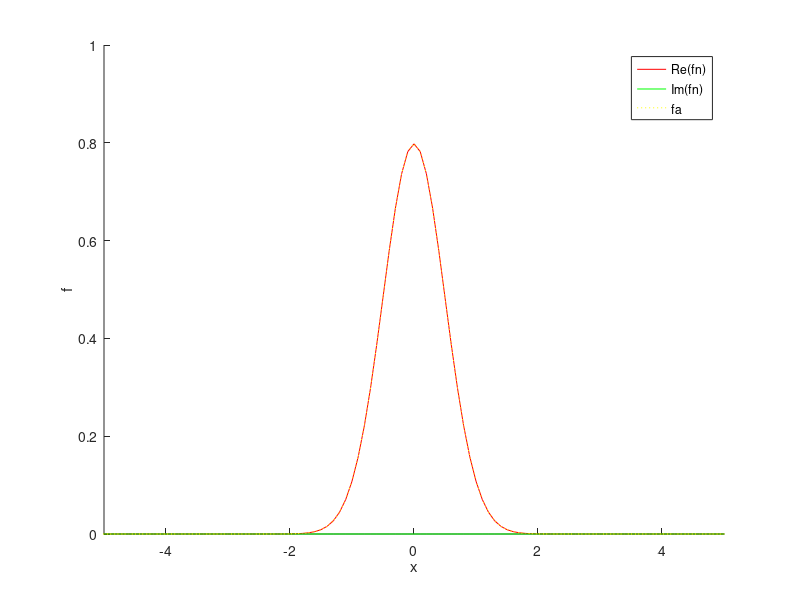
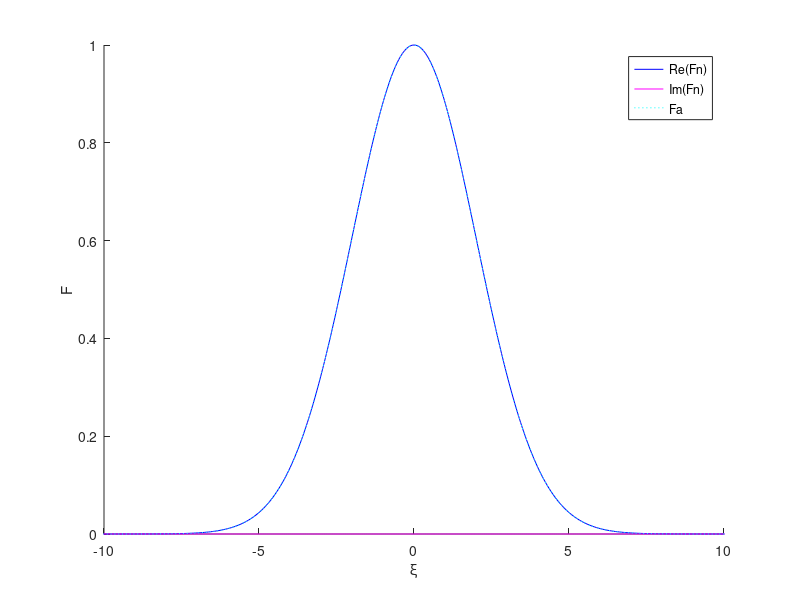
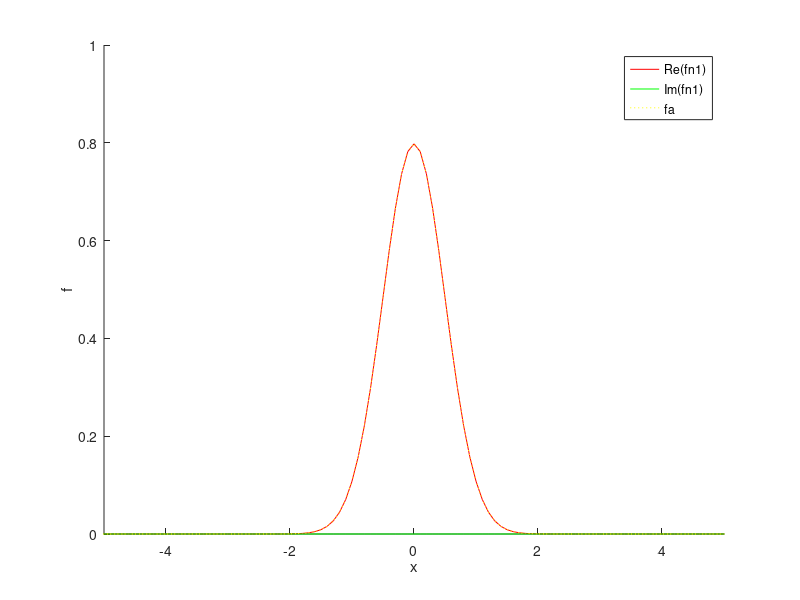
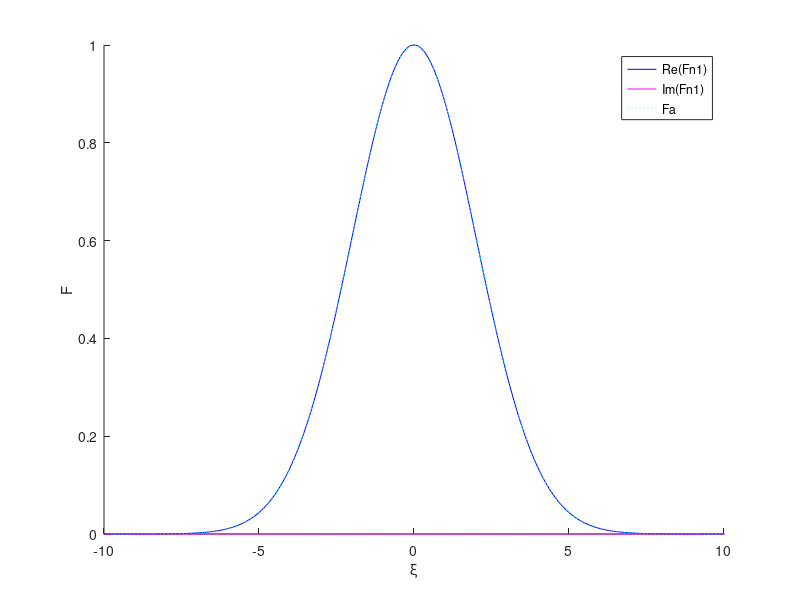

These charts were generated, in order, by the following MATLAB code:
% Check numerically that Gaussians form a closed set with respect to
% the Fourier transform

N = 1024; % number of grid points (The algorithm performs better with a power of 2)
Dx = 0.1; % spacing of the x grid
x = Dx*(-N/2:N/2-1); % grid in x space
L = N*Dx; % truncation limit in x space
Dxi = 2*pi/L; % spacing of the xi grid; Nyquist relation: Dx*Dxi = 2*pi/N (specify the grid in Fourier space)
xi = Dxi*(-N/2:N/2-1); % grid in xi space
W = N*Dxi; % truncation limit in xi space; W = 2*pi/Dx

%%
a = 2;

% Analytical
fa = sqrt(a/pi)*exp(-a*x.^2); % Specify a Gaussian in x space
Fa = exp(-xi.^2/(4*a)); % Gaussian in xi space --> xi is the Fourier coniugated quantity of x 

% Numerical
Fn  = fftshift(ifft(ifftshift(fa)))*L; % Use ifft to do forward reverse fft
fn  = fftshift( fft(ifftshift(Fa)))/L; % Use fft to do down reverse fft
Fn1 = fftshift( fft(ifftshift(fa)))*Dx;
fn1 = fftshift(ifft(ifftshift(Fa)))/Dx;

close all
figure(1), clf, hold on
plot(x,real(fn),'r') % Real part of the inverse fuorier transform
plot(x,imag(fn),'g') % Imaginary part of the inverse fuorier transform
plot(x,fa,'y:') % Analytical part of the inverse fuorier transform
axis([-5 5 0 1])
xlabel('x')
ylabel('f')
legend('Re(fn)','Im(fn)','fa')

figure(2), clf, hold on
plot(xi,real(Fn),'b')
plot(xi,imag(Fn),'m')
plot(xi,Fa,'c:')
axis([-10 10 0 1])
xlabel('\xi')
ylabel('F')
legend('Re(Fn)','Im(Fn)','Fa')

%%
figure(3), clf, hold on
plot(x,real(fn1),'r')
plot(x,imag(fn1),'g')
plot(x,fa,'y:')
axis([-5 5 0 1])
xlabel('x')
ylabel('f')
legend('Re(fn1)','Im(fn1)','fa')

figure(4), clf, hold on
plot(xi,real(Fn1),'b')
plot(xi,imag(Fn1),'m')
plot(xi,Fa,'c:')
axis([-10 10 0 1])
xlabel('\xi')
ylabel('F')
legend('Re(Fn1)','Im(Fn1)','Fa')
